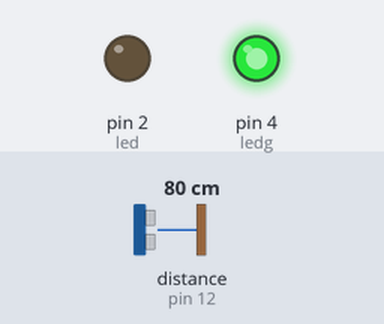
A sketch run on a simulated Arduino Uno, built with avr-gcc and run on an emulated ATmega328P. On the bench: output pins drawn as LEDs (lit = HIGH). Wiring (inferred from the names in the program): ultrasonic range finder: trigger pin 11; echo pin 12. Inputs (shaded band) come from the test bench; at power-on: distance to the obstacle (sensor on pin 12) 80 cm. The echo pulse lasts 58.3 µs per cm; pins used as bus, display or sensor lines are not drawn; what the sketch prints to the serial monitor is not drawn.

Above: at 11.2 s.
11.3 s: distance to the obstacle (sensor on pin 12) set to 12 cm
19.7 s: distance to the obstacle (sensor on pin 12) set to 9 cm
At 26.8 s:
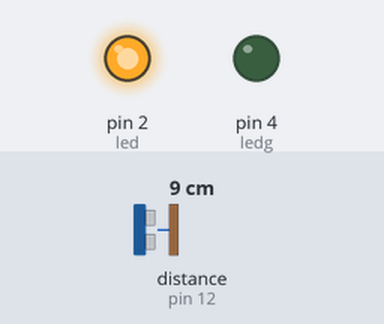
28.0 s: distance to the obstacle (sensor on pin 12) set to 18 cm
At 34.4 s:
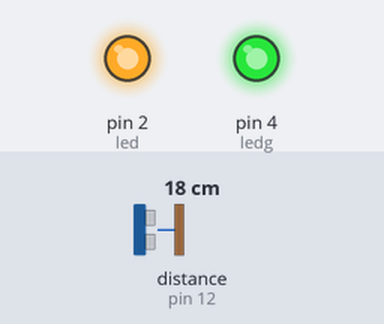
36.0 s: distance to the obstacle (sensor on pin 12) set to 2 cm
At 41.9 s:
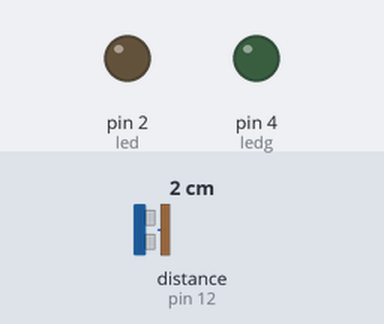
43.5 s: distance to the obstacle (sensor on pin 12) set to 35 cm
At 51.0 s:
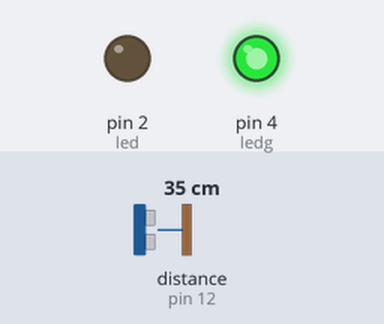
Timing chart, 0 to 52.5 s (numbered marks = the images above; inputs shaded):
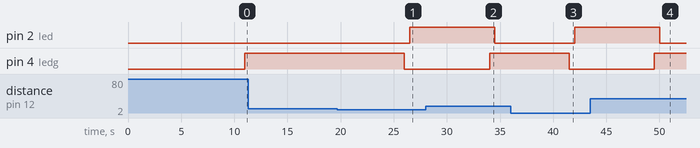

Measured:
- the behaviour switches between 11 and 10 cm on distance to the obstacle (sensor on pin 12) (found by bisection; images 0 and 1)
- after the input at 11.3 s, every drawn part: stays the same
- after the input at 19.7 s, pin 2 (led): LOW → HIGH after 6.8 s; pin 4 (ledg): HIGH → LOW after 6.3 s
- after the input at 28.0 s, pin 2 (led): HIGH → LOW after 6.5 s; pin 4 (ledg): LOW → HIGH after 6.0 s
- after the input at 36.0 s, pin 2 (led): LOW → HIGH after 6.0 s; pin 4 (ledg): HIGH → LOW after 5.5 s
- after the input at 43.5 s, pin 2 (led): HIGH → LOW after 6.5 s; pin 4 (ledg): LOW → HIGH after 6.0 s

The sketch:

Smart_Bin.ino
```cpp
#include<SoftwareSerial.h> // Supports Serial Communication
SoftwareSerial GPRS(5, 6); // Set up communication on pin 5 and 6
int trigPin = 11; // trigger pin set to 11 for the ultrasonic sensor
int echoPin = 12; //ehco pin set to 11 for the ultrasonic sensor
int led = 2;
int ledg = 4;
int c = 0;
void setup() {
  pinMode(led, OUTPUT);
  pinMode(ledg, OUTPUT);
  pinMode(trigPin, OUTPUT);
  pinMode(echoPin, INPUT);
  GPRS.begin(9600);
  Serial.begin(9600);
  delay(10000);
}
// main program
void loop() {
  long duration, distance;
  digitalWrite(trigPin,HIGH);
  delayMicroseconds(1000);
  digitalWrite(trigPin, LOW);
  duration=pulseIn(echoPin, HIGH);
  distance =(duration/2)/29.1; // calculating the distance using the ultrasonic sensor
  Serial.print(distance); //printing distance on serial monitor

  Serial.println("CM");
  delay(1000);
  if((distance<=10))
  {
//setting counter to estimate time when the dustbin is full, this is done because sensor may be triggered //accidently some times
    c = c + 1;
    digitalWrite(ledg, LOW);
    delay(500);
    digitalWrite(led, HIGH);
    Serial.println("c =");
    Serial.print(c);
    delay(500);
    if((c==3)){
    delay(1000);
    sendSMS(); // calling sendSMS module
    delay(500);
    Serial.println("Sent SMS!");
    Serial.println( "dustbin is reached max level");
    delay(100);
    }
    delay(6000);

  }
  else if(distance>10)
  {
      c = 0;

      Serial.println("c =");
      Serial.print(c);
      digitalWrite(ledg, HIGH);
      delay(500);
      digitalWrite(led, LOW);
      delay(6000);
      }
}
void sendSMS()
{
GPRS.println("AT+CMGF=1");    // Set modem to text mode
delay(2000);
GPRS.write("AT+CMGS=");      // Start composing message
GPRS.write(0x22);            // hex equivalent of double-quote '"'
GPRS.write("+9779813623309"); // the number to send the SMS to
GPRS.write(0x22);  GPRS.write(0x0D);            // hex equivalent of Carraige return
GPRS.write(0x0A);            // hex equivalent of newline
delay(2000);
GPRS.print("ID:=1 LOCATION:=KU DOCSE : THE ABOVE DUSTBIN REACHED ITS MAXIMUM CAPACITY PLEASE COME AND COLLECT TO KEEP CITY CLEAN");  // Send the text message to the GSM module
GPRS.write(0x0D);            // hex equivalent of Carraige return
GPRS.write(0x0A);            // hex equivalent of newline
delay(1000);
GPRS.write(26);        // equivalent of CTRL-Z
delay(5000);
} 
```
